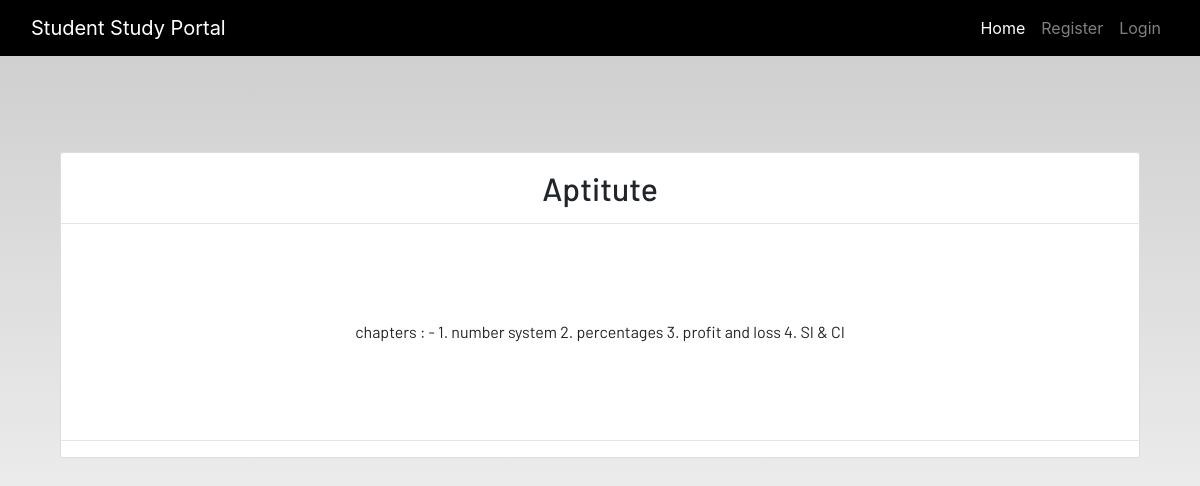
Screenshot of /notes_detail/4 with the database file from the repository.
### dashboard/models.py (models this page shows, shortened)
class Notes(models.Model):
    user = models.ForeignKey(User,on_delete=models.CASCADE)
    title = models.CharField(max_length=200)
    description = models.TextField()
    class Meta:
        verbose_name="Notes"
        verbose_name_plural="Notes"

### dashboard/views.py (the view)
# urls.py: path('notes_detail/<int:pk>',views.NotesDetailsView.as_view(),name="notes-detail"),
class NotesDetailsView(generic.DetailView):
    model=Notes

### dashboard/templates/dashboard/notes_detail.html
{% extends 'dashboard/base.html' %} {% load static %} {% block content %}
<section class="text-center container">
  <div class="container">
    <div class="content-section p-0 mt-5">
      <div class="m-3">
        <h2>{{notes.title}}</h2>
      </div>
      <hr class="p-0 m-0" />
      <p class="description m-5 p-5">{{notes.description}}</p>
      <hr />
    </div>
  </div>
</section>
{% endblock content %}

### static/css/main.css (style rules this page uses)
html { scroll-behavior: smooth; height: 100%; width: 100%; }
html, body { max-width: 100%; overflow-x: hidden; height: 100%; width: 100%; }
body { background: linear-gradient(rgba(0, 0, 0, 0.2), rgba(255, 255, 255, 0.5)); overflow-x: hidden; background-repeat: no-repeat; }
.content-section { background: #ffffff; padding: 10px 20px; border: 1px solid #dddddd; border-radius: 3px; margin-bottom: 20px; }

### rows the page displays
Notes: title "Aptitute", description "chapters : - 1. number system 2. percentages 3. profit and loss 4. SI & CI"
